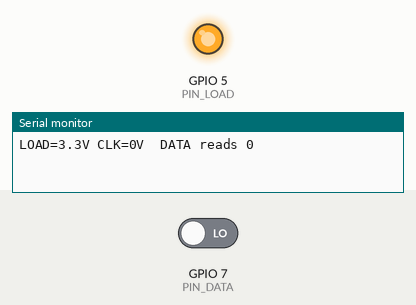
A sketch run on a simulated ESP32-S3. On the bench: output pins drawn as LEDs (lit = HIGH), the last lines printed to the serial monitor. The inputs (shaded band) are chosen by the test bench; at power-on: GPIO 7 (PIN_DATA) LOW. Pins used as bus, display or sensor lines are not drawn.

Above: at 1.5 s.
At 4.5 s:
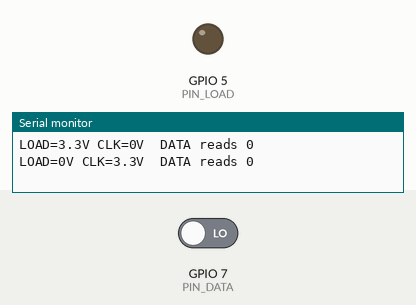
Timing chart, 0 to 7.8 s (numbered marks = the images above):
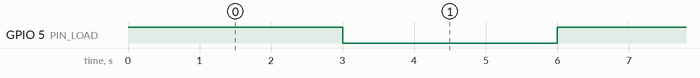

Measured:
- by itself, GPIO 5 (PIN_LOAD): alternates HIGH for 3.0 s and LOW for 3.0 s

The sketch:

pin_wiggle.ino
```cpp
// Slow pin wiggle for multimeter checks: LOAD (GPIO5) and CLK (GPIO6) swap
// between 0 V and 3.3 V every 3 s. Also prints what DATA (GPIO7) reads.
#include <Arduino.h>
const int PIN_LOAD = 5, PIN_CLK = 6, PIN_DATA = 7;
void setup() {
  Serial.begin(115200);
  pinMode(PIN_LOAD, OUTPUT); pinMode(PIN_CLK, OUTPUT);
  pinMode(PIN_DATA, INPUT_PULLDOWN);
}
void loop() {
  static bool phase;
  phase = !phase;
  digitalWrite(PIN_LOAD, phase ? HIGH : LOW);
  digitalWrite(PIN_CLK, phase ? LOW : HIGH);
  Serial.printf("LOAD=%s CLK=%s  DATA reads %d\n", phase ? "3.3V" : "0V", phase ? "0V" : "3.3V", digitalRead(PIN_DATA));
  delay(3000);
}
```
